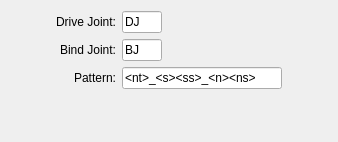
                <widget class="QWidget" name="jointNamingPage">
                 <property name="geometry">
                  <rect>
                   <x>0</x>
                   <y>0</y>
                   <width>338</width>
                   <height>142</height>
                  </rect>
                 </property>
                 <attribute name="label">
                  <string>Joint Naming</string>
                 </attribute>
                 <layout class="QVBoxLayout" name="verticalLayout_7">
                  <item>
                   <layout class="QHBoxLayout" name="driveJointLayout">
                    <item>
                     <spacer name="driveJointSpacerLeft">
                      <property name="orientation">
                       <enum>Qt::Horizontal</enum>
                      </property>
                      <property name="sizeHint" stdset="0">
                       <size>
                        <width>40</width>
                        <height>20</height>
                       </size>
                      </property>
                     </spacer>
                    </item>
                    <item>
                     <widget class="QLabel" name="driveJointLabel">
                      <property name="minimumSize">
                       <size>
                        <width>60</width>
                        <height>0</height>
                       </size>
                      </property>
                      <property name="text">
                       <string>Drive Joint:</string>
                      </property>
                      <property name="alignment">
                       <set>Qt::AlignRight|Qt::AlignTrailing|Qt::AlignVCenter</set>
                      </property>
                     </widget>
                    </item>
                    <item>
                     <widget class="QLineEdit" name="driveJointLineEdit">
                      <property name="minimumSize">
                       <size>
                        <width>40</width>
                        <height>0</height>
                       </size>
                      </property>
                      <property name="maximumSize">
                       <size>
                        <width>40</width>
                        <height>16777215</height>
                       </size>
                      </property>
                      <property name="text">
                       <string>DJ</string>
                      </property>
                      <property name="maxLength">
                       <number>4</number>
                      </property>
                     </widget>
                    </item>
                    <item>
                     <spacer name="driveJointSpacerFixed">
                      <property name="orientation">
                       <enum>Qt::Horizontal</enum>
                      </property>
                      <property name="sizeType">
                       <enum>QSizePolicy::Fixed</enum>
                      </property>
                      <property name="sizeHint" stdset="0">
                       <size>
                        <width>120</width>
                        <height>20</height>
                       </size>
                      </property>
                     </spacer>
                    </item>
                    <item>
                     <spacer name="driveJointSpacerRight">
                      <property name="orientation">
                       <enum>Qt::Horizontal</enum>
                      </property>
                      <property name="sizeHint" stdset="0">
                       <size>
                        <width>40</width>
                        <height>20</height>
                       </size>
                      </property>
                     </spacer>
                    </item>
                   </layout>
                  </item>
                  <item>
                   <layout class="QHBoxLayout" name="bindJointLayout">
                    <item>
                     <spacer name="bindJointSpacerLeft">
                      <property name="orientation">
                       <enum>Qt::Horizontal</enum>
                      </property>
                      <property name="sizeHint" stdset="0">
                       <size>
                        <width>40</width>
                        <height>20</height>
                       </size>
                      </property>
                     </spacer>
                    </item>
                    <item>
                     <widget class="QLabel" name="bindJointLabel">
                      <property name="minimumSize">
                       <size>
                        <width>60</width>
                        <height>0</height>
                       </size>
                      </property>
                      <property name="text">
                       <string>Bind Joint:</string>
                      </property>
                      <property name="alignment">
                       <set>Qt::AlignRight|Qt::AlignTrailing|Qt::AlignVCenter</set>
                      </property>
                     </widget>
                    </item>
                    <item>
                     <widget class="QLineEdit" name="bindJointLineEdit">
                      <property name="minimumSize">
                       <size>
                        <width>40</width>
                        <height>0</height>
                       </size>
                      </property>
                      <property name="maximumSize">
                       <size>
                        <width>40</width>
                        <height>16777215</height>
                       </size>
                      </property>
                      <property name="text">
                       <string>BJ</string>
                      </property>
                      <property name="maxLength">
                       <number>4</number>
                      </property>
                     </widget>
                    </item>
                    <item>
                     <spacer name="bindJointSpacerFixed">
                      <property name="orientation">
                       <enum>Qt::Horizontal</enum>
                      </property>
                      <property name="sizeType">
                       <enum>QSizePolicy::Fixed</enum>
                      </property>
                      <property name="sizeHint" stdset="0">
                       <size>
                        <width>120</width>
                        <height>20</height>
                       </size>
                      </property>
                     </spacer>
                    </item>
                    <item>
                     <spacer name="bindJointSpacerRight">
                      <property name="orientation">
                       <enum>Qt::Horizontal</enum>
                      </property>
                      <property name="sizeHint" stdset="0">
                       <size>
                        <width>40</width>
                        <height>20</height>
                       </size>
                      </property>
                     </spacer>
                    </item>
                   </layout>
                  </item>
                  <item>
                   <layout class="QHBoxLayout" name="jnpatLayout">
                    <item>
                     <spacer name="jnpatSpacerLeft">
                      <property name="orientation">
                       <enum>Qt::Horizontal</enum>
                      </property>
                      <property name="sizeHint" stdset="0">
                       <size>
                        <width>40</width>
                        <height>20</height>
                       </size>
                      </property>
                     </spacer>
                    </item>
                    <item>
                     <widget class="QLabel" name="jnpatLabel">
                      <property name="minimumSize">
                       <size>
                        <width>60</width>
                        <height>0</height>
                       </size>
                      </property>
                      <property name="text">
                       <string>Pattern:</string>
                      </property>
                      <property name="alignment">
                       <set>Qt::AlignRight|Qt::AlignTrailing|Qt::AlignVCenter</set>
                      </property>
                     </widget>
                    </item>
                    <item>
                     <widget class="QLineEdit" name="nhpatLineEdit">
                      <property name="minimumSize">
                       <size>
                        <width>160</width>
                        <height>0</height>
                       </size>
                      </property>
                      <property name="toolTip">
                       <string>&lt;!DOCTYPE HTML PUBLIC &quot;-//W3C//DTD HTML 4.0//EN&quot; &quot;http://www.w3.org/TR/REC-html40/strict.dtd&quot;&gt;
&lt;html&gt;&lt;head&gt;&lt;meta name=&quot;qrichtext&quot; content=&quot;1&quot; /&gt;&lt;style type=&quot;text/css&quot;&gt;
p, li { white-space: pre-wrap; }
&lt;/style&gt;&lt;/head&gt;&lt;body style=&quot; font-family:'MS Shell Dlg 2'; font-size:8.25pt; font-weight:400; font-style:normal;&quot;&gt;
&lt;p style=&quot; margin-top:0px; margin-bottom:0px; margin-left:0px; margin-right:0px; -qt-block-indent:0; text-indent:0px;&quot;&gt;&lt;span style=&quot; font-size:8pt;&quot;&gt;&amp;lt;jt&amp;gt;: joint type (drive or bind)&lt;/span&gt;&lt;/p&gt;
&lt;p style=&quot; margin-top:0px; margin-bottom:0px; margin-left:0px; margin-right:0px; -qt-block-indent:0; text-indent:0px;&quot;&gt;&lt;span style=&quot; font-size:8pt;&quot;&gt;&amp;lt;s&amp;gt;: side&lt;/span&gt;&lt;/p&gt;
&lt;p style=&quot; margin-top:0px; margin-bottom:0px; margin-left:0px; margin-right:0px; -qt-block-indent:0; text-indent:0px;&quot;&gt;&lt;span style=&quot; font-size:8pt;&quot;&gt;&amp;lt;ss&amp;gt;: side sequence&lt;/span&gt;&lt;/p&gt;
&lt;p style=&quot; margin-top:0px; margin-bottom:0px; margin-left:0px; margin-right:0px; -qt-block-indent:0; text-indent:0px;&quot;&gt;&lt;span style=&quot; font-size:8pt;&quot;&gt;&amp;lt;n&amp;gt;: name&lt;/span&gt;&lt;/p&gt;
&lt;p style=&quot; margin-top:0px; margin-bottom:0px; margin-left:0px; margin-right:0px; -qt-block-indent:0; text-indent:0px;&quot;&gt;&lt;span style=&quot; font-size:8pt;&quot;&gt;&amp;lt;ns&amp;gt;: name sequence&lt;/span&gt;&lt;/p&gt;&lt;/body&gt;&lt;/html&gt;</string>
                      </property>
                      <property name="statusTip">
                       <string>&lt;nt&gt;: node type (drive or bind joint), &lt;s&gt;: side, &lt;ss&gt;: side sequence, &lt;n&gt;: name, &lt;ns&gt;: name sequence</string>
                      </property>
                      <property name="text">
                       <string>&lt;nt&gt;_&lt;s&gt;&lt;ss&gt;_&lt;n&gt;&lt;ns&gt;</string>
                      </property>
                     </widget>
                    </item>
                    <item>
                     <spacer name="jnpatSpacerRight">
                      <property name="orientation">
                       <enum>Qt::Horizontal</enum>
                      </property>
                      <property name="sizeHint" stdset="0">
                       <size>
                        <width>40</width>
                        <height>20</height>
                       </size>
                      </property>
                     </spacer>
                    </item>
                   </layout>
                  </item>
                  <item>
                   <spacer name="jointNamingSpacerBottom">
                    <property name="orientation">
                     <enum>Qt::Vertical</enum>
                    </property>
                    <property name="sizeHint" stdset="0">
                     <size>
                      <width>20</width>
                      <height>40</height>
                     </size>
                    </property>
                   </spacer>
                  </item>
                 </layout>
                </widget>
